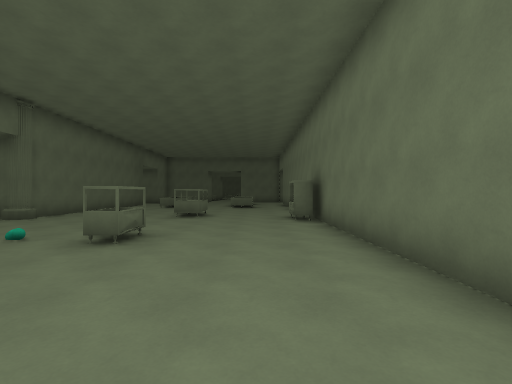
[1] (above)

24 first-person views from a walk through a 3-D level made in the Godot game engine. The camera is 1.5 m above the floor, looks level and sees 85° across. The floor is counted in squares, 2 m on a side. Each view is taken from the middle of a square. On the plan, view 1 faces up. The plan holds only what a view shows up to about 10 squares ahead; the rest is blank. The place goes on beyond the plan.

[2]
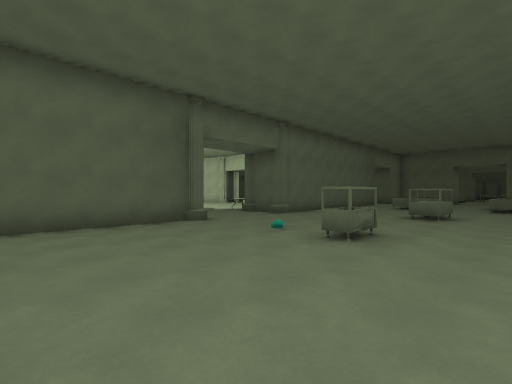

[3]
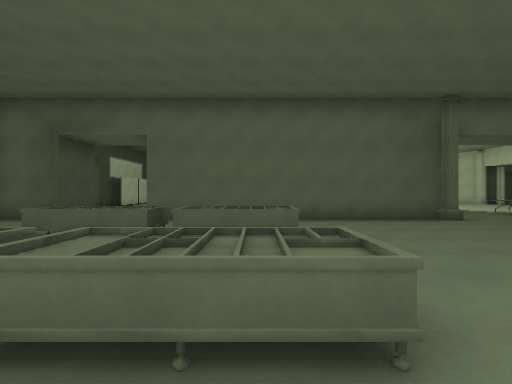

[4]
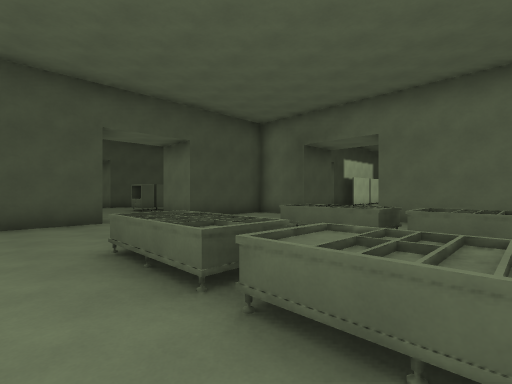

[5]
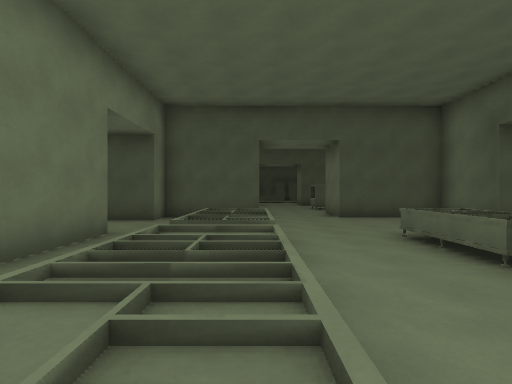

[6]
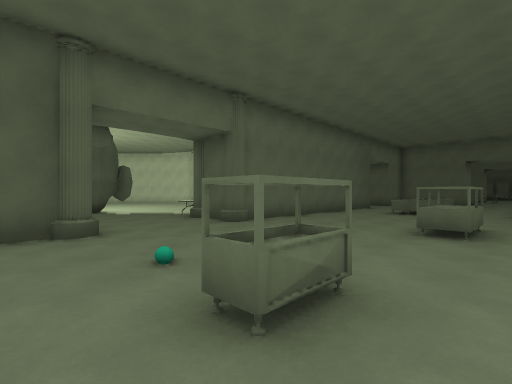

[7]
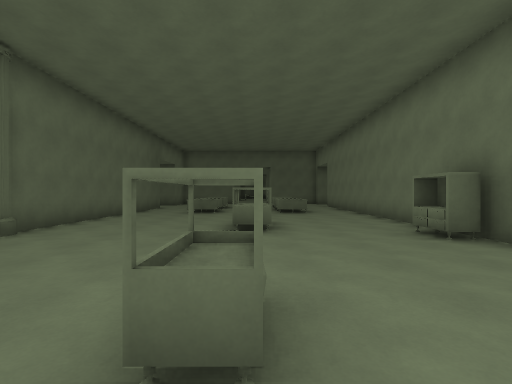

[8]
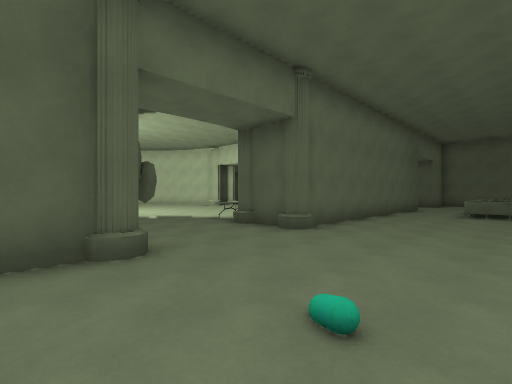

[9]
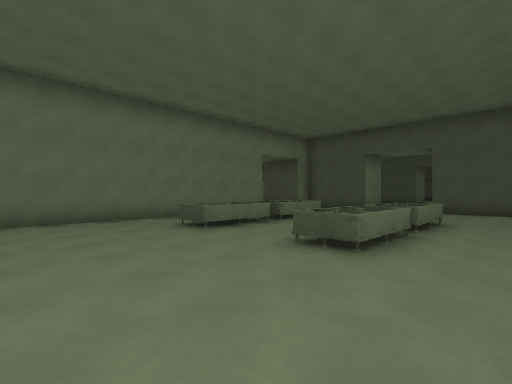

[10]
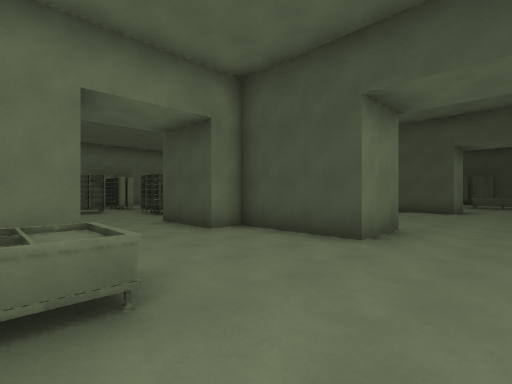

[11]
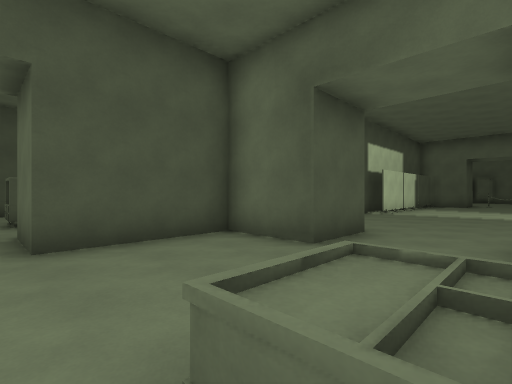

[12]
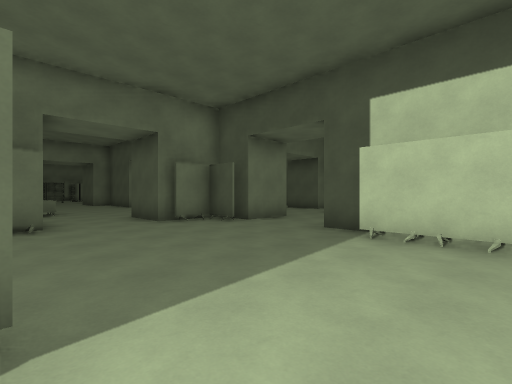

[13]
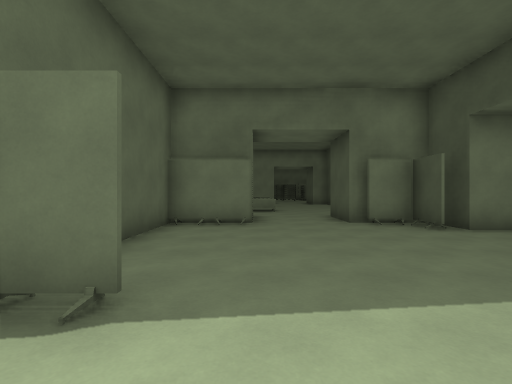

[14]
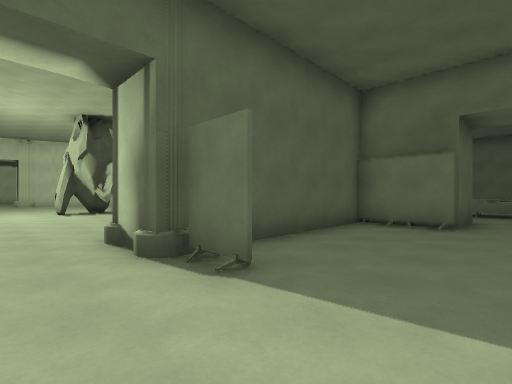

[15]
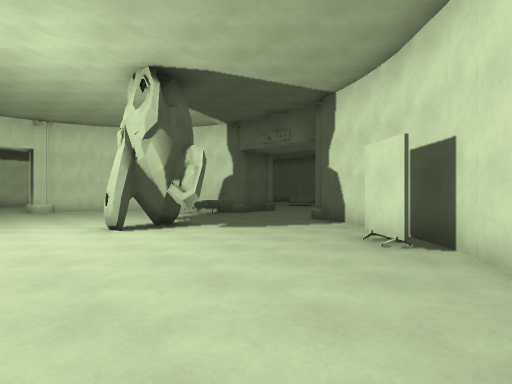

[16]
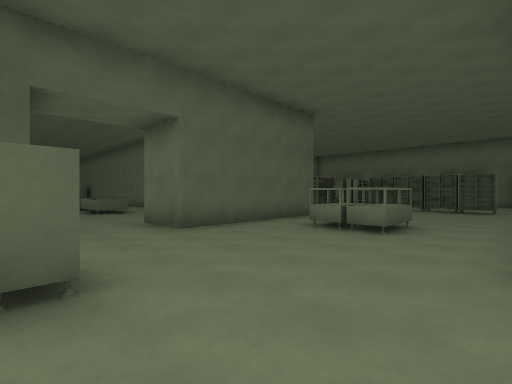

[17]
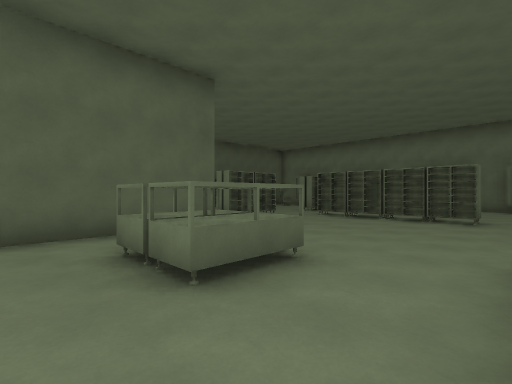

[18]
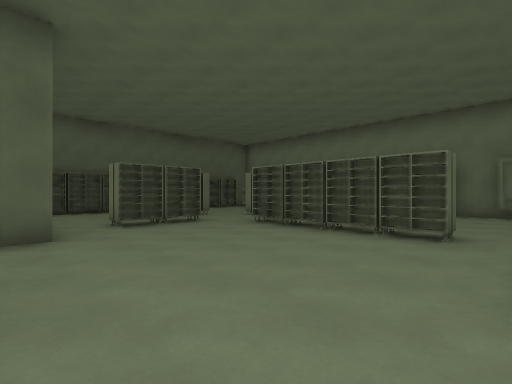

[19]
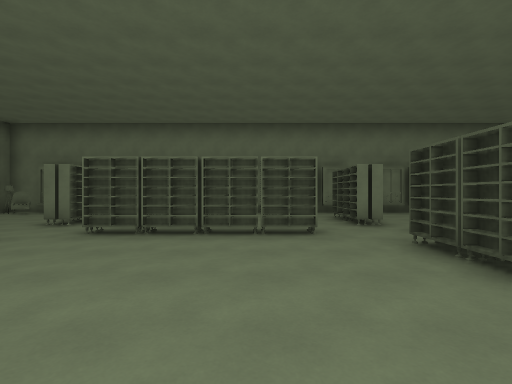

[20]
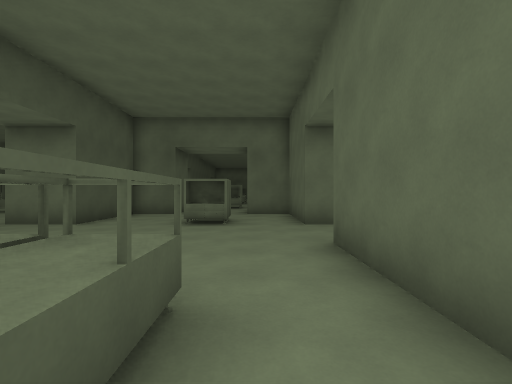

[21]
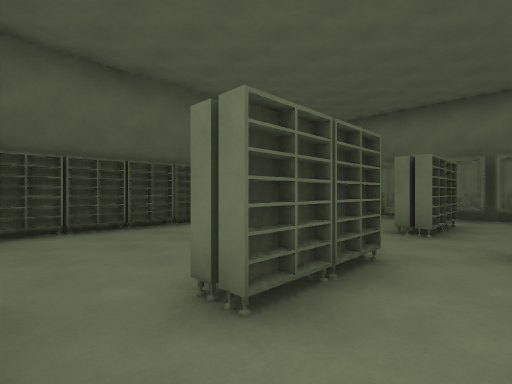

[22]
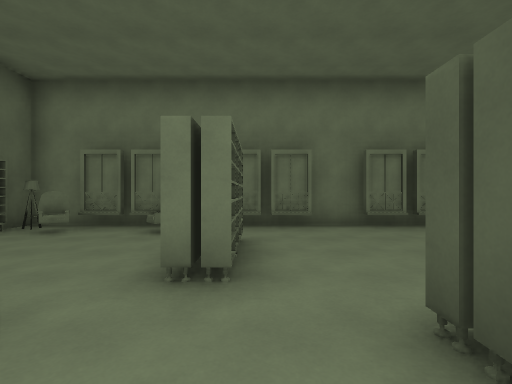

[23]
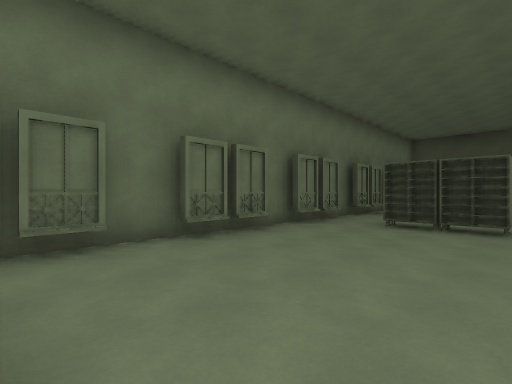

[24]
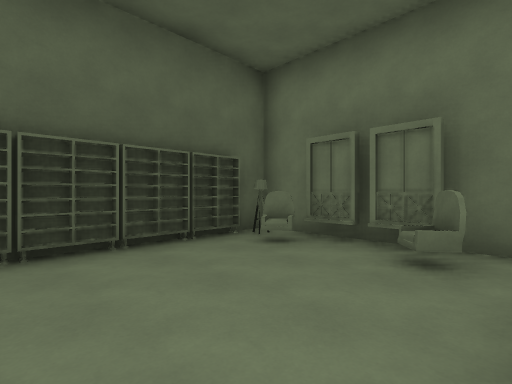

### Floor plan
Key: @ floor where view 1 was taken; # wall or solid block; . floor; = window, fence, low wall or low ledge; ^ raised ledge; T thing the floor can be seen under or through; C chair.
Columns run from 15 left of view 1 to 14 right of it. Each row starts with its distance up from view 1.
 13  .#     #..^..^..#
 12  ..     #........#
 11  ...    #........#
 10  ....   #........#
  9 .....=  #....^...#
  8 ......^##.......##
  7 ...#.............#
  6 ..##.............#
  5 ...#.............#
  4 .......##....#...#
  3 .......##........#
  2 .....####........#
  1 ....##  #........#
  0 ... #   #......@.#
 -1 ..# #   #..^..^..#
 -2 ..#######..^..^..#
 -3 ..#....##..^..^..#
 -4 .......##..^..^..# ##########
 -5 .................# .... ...C#
 -6 ....................... ....#
 -7 .......##..............#...C##
 -8 ###...###........##..##..##..#
 -9   ##..# ####..#### ..#......##
-10     ..  #..............#....##
-11         #..............T.....#
-12          ..#.....^.....T....##
-13           .......^.....T....##
-14         #..............T.....#
-15         #............TT..##.##
-16            #..#      T......##
-17             ..           ....#
-18                            .##
-19                             #

Where each view was taken, in squares from view 1:
view 1: 0 up, 0 right, facing up
view 2: 0 up, 0 right, facing up-left
view 3: 1 down, 1 right, facing left
view 4: 1 down, 1 right, facing down-left
view 5: 0 up, 1 left, facing down
view 6: 3 up, 1 left, facing up-left
view 7: 3 up, 2 left, facing up
view 8: 3 up, 3 left, facing up-left
view 9: 3 up, 6 left, facing down-right
view 10: 4 down, 3 left, facing down-right
view 11: 4 down, 3 left, facing down-left
view 12: 3 down, 15 left, facing down-right
view 13: 4 down, 15 left, facing right
view 14: 5 down, 15 left, facing up-right
view 15: 0 up, 15 left, facing up-right
view 16: 15 down, 4 left, facing up-right
view 17: 15 down, 0 right, facing up-right
view 18: 15 down, 3 right, facing up-right
view 19: 13 down, 3 right, facing right
view 20: 11 down, 3 right, facing left
view 21: 10 down, 4 right, facing up-right
view 22: 9 down, 7 right, facing right
view 23: 9 down, 9 right, facing down-right
view 24: 8 down, 9 right, facing up-right
